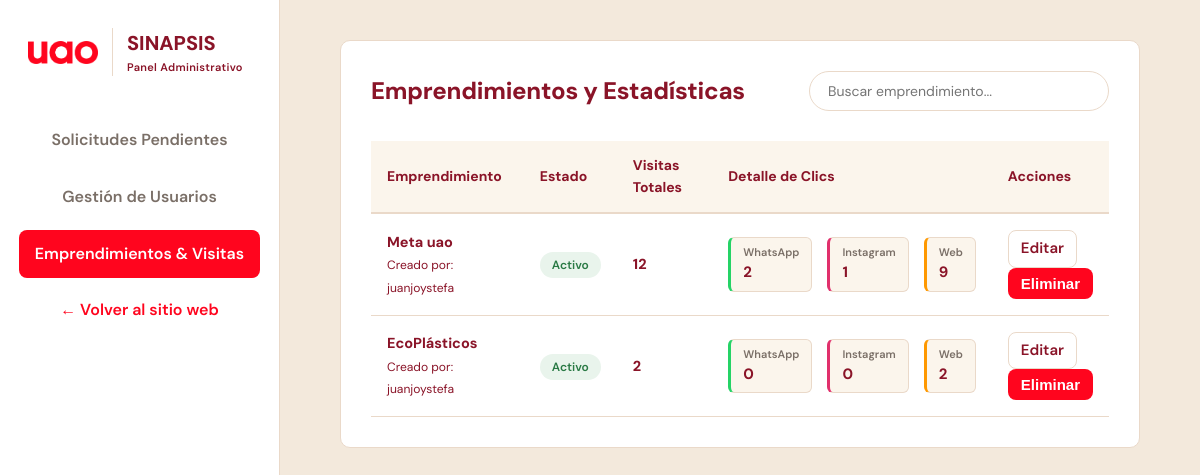
/panel/emprendimientos/ (signed in), run on an earlier commit of the app's database.
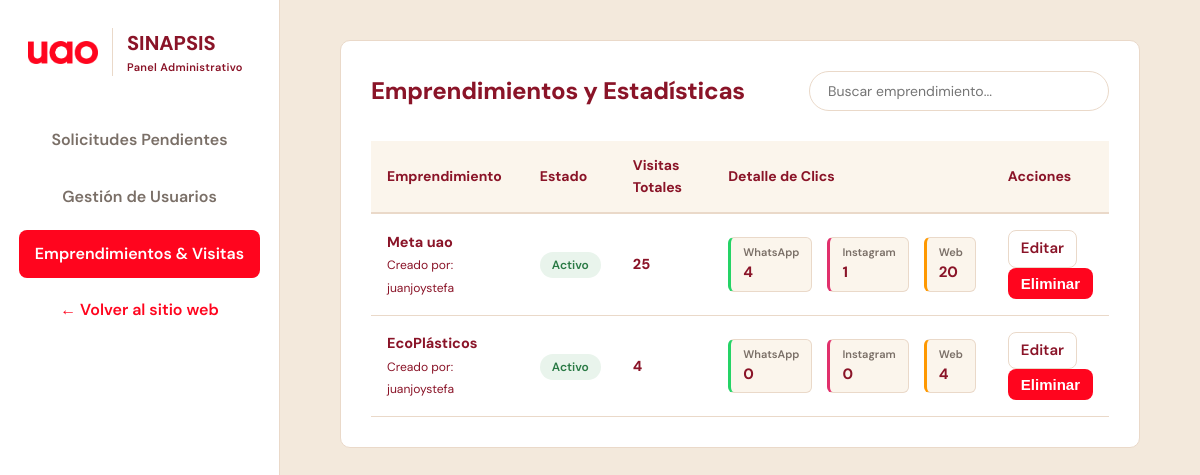
And on a later commit of the database.
### modulos/emprendimientos/models.py (models this page shows, shortened)
class Emprendimiento(models.Model):
    ESTADOS = (
        ('pendiente', 'Pendiente'),
        ('activo', 'Activo'),
        ('rechazado', 'Rechazado'),
    )
    ESTADOS_TERREMOTO = (
        ('afectado', 'Afectado'),
        ('no_afectado', 'No afectado'),
    )
    idEmprendimiento = models.AutoField(primary_key=True)
    nombre = models.CharField(max_length=100)
    descripcion = models.TextField(blank=True, null=True, max_length=1000) # Para que el admin sepa de qué trata
    creador = models.ForeignKey(User, on_delete=models.SET_NULL, null=True, blank=True, related_name="emprendimientos")
    estado = models.CharField(max_length=20, choices=ESTADOS, default='pendiente')
    estado_terremoto = models.CharField(max_length=20, choices=ESTADOS_TERREMOTO, default='no_afectado')
    fecha_creacion = models.DateTimeField(auto_now_add=True)
    link_whatsapp = models.CharField(max_length=20, blank=True, null=True, help_text="Solo números")
    link_instagram = models.URLField(blank=True, null=True)
    logo = models.ImageField(upload_to='emprendimientos/logos/', null=True, blank=True)
    totalVistas = models.IntegerField(default=0)
    vistas_wa = models.IntegerField(default=0)
    vistas_ig = models.IntegerField(default=0)
    vistas_web = models.IntegerField(default=0)
    color_principal = models.CharField(max_length=7, default='#8A1428') # Rojo UAO por defecto
    color_fondo = models.CharField(max_length=7, default='#f8f9fa')     # Gris muy claro por defecto

### modulos/emprendimientos/views.py (the view)
# urls.py: path("panel/emprendimientos/", views.admin_emprendimientos, name="admin_emprendimientos"),
@login_required
def admin_emprendimientos(request):
    if request.user.perfil.rol != 'admin':
        return redirect('inicio')
    query = request.GET.get('q', '')
    todos_emprendimientos = Emprendimiento.objects.all().order_by("-totalVistas")
    if query:
        todos_emprendimientos = todos_emprendimientos.filter(nombre__icontains=query)
    cantidad_pendientes = Emprendimiento.objects.filter(estado='pendiente').count()
    return render(request, "admin/admin_emprendimientos.html", {
        "emprendimientos": todos_emprendimientos,
        "query": query,
        "cantidad_pendientes": cantidad_pendientes
    })

### templates/admin/admin_emprendimientos.html (shortened to what this page needs)
{% extends 'admin/base_admin.html' %}
{% block contenido_admin %}
<section id="emprendimientos" class="admin-section">
    <div class="section-header">
        <h2>Emprendimientos y Estadísticas</h2>
        <div class="search-bar">
            <form method="GET" action="">
                <input type="text" name="q" value="{{ query }}" placeholder="Buscar emprendimiento...">
            </form>
        </div>
    </div>
    <div class="table-responsive">
        <table class="admin-table table-hover">
            <thead>
                <tr>
                    <th>Emprendimiento</th>
                    <th>Estado</th>
                    <th>Visitas Totales</th>
                    <th>Detalle de Clics</th>
                    <th>Acciones</th>
                </tr>
            </thead>
            <tbody>
                {% for emp in emprendimientos %}
                <tr>
                    <td>
                        <b>{{ emp.nombre }}</b><br>
                        <small class="text-muted">Creado por: {{ emp.creador.username|default:"Desconocido" }}</small>
                    </td>
                    <td>
                        {% if emp.estado == 'activo' %}
                            <span class="pill pill-open">Activo</span>
                        {% elif emp.estado == 'pendiente' %}
                            <span class="pill pill-soon">Pendiente</span>
                        {% else %}
                            <span class="pill pill-closed">Rechazado</span>
                        {% endif %}
                    </td>
                    <td class="stat-total">{{ emp.totalVistas }}</td>
                    <td>
                        <div class="stats-breakdown">
                            <div class="stat-item wa">
                                <small>WhatsApp</small>
                                <b>{{ emp.vistas_wa }}</b>
                            </div>
                            <div class="stat-item ig">
                                <small>Instagram</small>
                                <b>{{ emp.vistas_ig }}</b>
                            </div>
                            <div class="stat-item web">
                                <small>Web</small>
                                <b>{{ emp.vistas_web }}</b>
                            </div>
                        </div>
                    </td>
                    <td>
                        <div class="d-flex gap-2">
                            <a href="{% url 'editar_emprendimiento' emp.idEmprendimiento %}?next={{ request.path }}" class="btn btn-sm" style="border: 1px solid var(--borde); color: var(--tinta); font-weight: 600; padding: 6px 12px; border-radius: 8px;">Editar</a>
                            <form action="{% url 'eliminar_emprendimiento' emp.idEmprendimiento %}?next={{ request.path }}" method="POST" onsubmit="return confirm('¿Seguro que deseas eliminar este emprendimiento?');" style="margin: 0;">
                                <button type="submit" class="btn btn-sm" style="background-color: var(--rojo); color: white; font-weight: 600; padding: 6px 12px; border-radius: 8px;">Eliminar</button>
                            </form>
                        </div>
                    </td>
                </tr>
                {% endfor %}
            </tbody>
        </table>
    </div>
</section>
{% endblock %}

What changed in the data, as far as the page shows it:
changed Emprendimiento "Meta uao": totalVistas "12" → "25"; vistas_wa "2" → "4"; vistas_web "9" → "20"
changed Emprendimiento "EcoPlásticos": totalVistas "2" → "4"; vistas_web "2" → "4"
